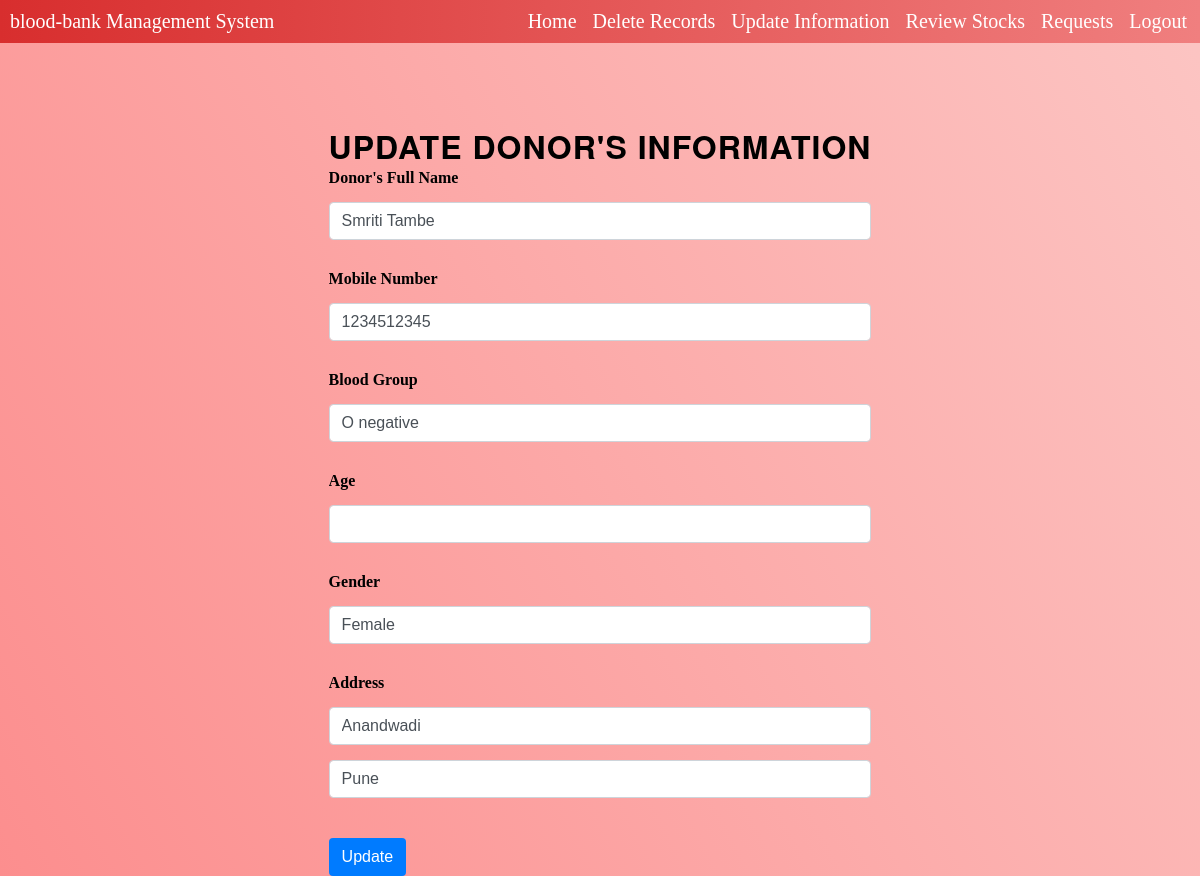
Screenshot of /updateuser.php?donor_id=3 with the database file from the repository.
### tables this page shows
CREATE TABLE `donors` (
  `donor_id` int(11) NOT NULL,
  `donor_name` varchar(50) NOT NULL,
  `mobile_no` varchar(25) NOT NULL,
  `bloodgroup` varchar(20) NOT NULL,
  `dob` date NOT NULL,
  `gender` varchar(11) NOT NULL,
  `city` varchar(25) NOT NULL,
  `address` varchar(100) NOT NULL,
  `admin_id` int(11) DEFAULT NULL,
  `member_id` int(15) DEFAULT NULL
);

### updateuser.php (the view, shortened to what this page needs)
<!DOCTYPE html>
<html lang="en">
<head>
    <link rel="stylesheet" href="css/style2.css">
</head>
<body>
    <?php include 'Navbar.php' ?>
    <?php
    $servername = "localhost";
    $username = "root";
    $password = "";
    $db = "blood-bank";
    $mysqli = new mysqli($servername, $username, $password, $db);
    $donor_id = $_GET["donor_id"];
    $sql = "SELECT * FROM donors WHERE donor_id='$donor_id'";
    $result = $mysqli->query($sql);
    if ($result->num_rows > 0) {
        while ($row = $result->fetch_assoc()) {
            $donor_name = $row["donor_name"];
            $mobile_no = $row["mobile_no"];
            $bloodgroup = $row["bloodgroup"];
            $age = $row["age"];
            $gender = $row["gender"];
            $address = $row["address"];
            $city = $row["city"];
        }
    } else {
        echo "0 results";
    }
    ?>
    <div class="container-fluid justify-content-center">
        <div class="row justify-content-center">
            <div class="col-lg-6" style="align-items: center;">
                <h1 class="intro-text text-center">Update Donor's Information</h1>
                <form action="updateuserm.php" method="post">
                    <div class="form-row">
                        <div class="form-group col-md-6">
                            <label for="donor_name">Donor's Full Name</label>
                        </div>
                        <div class="form-group col-md-6 ">
                            <input type="text" class="form-control" id="donor_name" value="<?php echo $donor_name; ?>" name="donor_name">
                        </div>
                    </div>
                    <div class="form-row">
                        <div class="form-group col-md-6">
                            <label for="mobile_no">Mobile Number</label>
                        </div>
                        <div class="form-group col-md-6 ">
                            <input type="text" class="form-control" id="mobile_no" name="mobile_no" value="<?php echo $mobile_no; ?>">
                        </div>
                    </div>
                    <div class="form-row">
                        <div class="form-group col-md-6">
                            <label for="bloodgroup">Blood Group</label>
                        </div>
                        <div class="form-group col-md-6">
                            <input id="bloodgroup" name="bloodgroup" class="form-control" value="<?php echo $bloodgroup; ?>">
                        </div>
                    </div>
                    <div class="form-row">
                        <div class="form-group col-md-6">
                            <label for="age">Age</label>
                        </div>
                        <div class="form-group col-md-6">
                            <input type="text" class="form-control" id="age" name="age" value="<?php echo $age; ?>">
                        </div>
                    </div>
                    <div class="form-row">
                        <div class="form-group col-md-6">
                            <label for="gender">Gender</label>
                        </div>
                        <div class="form-group col-md-6">
                            <input id="gender" name="gender" class="form-control" value="<?php echo $gender; ?>">
                        </div>
                    </div>
                    <div class="form-row">
                        <div class="form-group col-md-3">
                            <label for="address">Address</label>
                        </div>
                        <div class="form-group col-md-7">
                            <input type="text" class="form-control" id="address" name="address" value="<?php echo $address; ?>">
                        </div>
                        <div class="form-group col-md-2">
                            <input type="text" class="form-control" id="city" name="city" value="<?php echo $city; ?>">
                        </div>
                    </div>
                    <input type="submit" value="Update">
                </form>
            </div>
        </div>
    </div>
    <?php require_once "footer.php" ?>
</body>
</html>

### css/style2.css (style rules this page uses)
body { background-color: #fc8e8e; background-image: linear-gradient(62deg, #fc8e8e 0%, #fcc5c3 100%); }

### css/style.css (style rules this page uses)
h1, h2, h3, h4, h5, h6 { text-transform: uppercase; font-family: "Josefin Slab", "Helvetica Neue", Helvetica, Arial, sans-serif; font-weight: 700; letter-spacing: 1px; }

### updateuser.php (style rules this page uses)
.container-fluid { padding-top: 80px; }
.row.justify-content-center { display: flex; justify-content: center; }
.col-lg-6 { align-items: center; }
h1.intro-text { text-align: center; }
.form-row { margin-bottom: 15px; }
.form-group { margin-bottom: 15px; }
label { font-weight: bold; }
.form-control { display: block; width: 100%; padding: 0.375rem 0.75rem; font-size: 1rem; line-height: 1.5; color: #495057; background-color: #fff; background-clip: padding-box; border: 1px solid #ced4da; border-radius: 0.25rem; transition: border-color 0.15s ease-in-out, box-shadow 0.15s ease-in-out; }
input[type="submit"] { display: inline-block; padding: 0.375rem 0.75rem; margin-top: 10px; font-size: 1rem; font-weight: 400; line-height: 1.5; color: #fff; background-color: #007bff; background-image: none; border: 1px solid transparent; border-radius: 0.25rem; transition: color 0.15s ease-in-out, background-color 0.15s ease-in-out, border-color 0.15s ease-in-out, box-shadow 0.15s ease-in-out; }

### Navbar.php (style rules this page uses)
* { padding: 0; margin: 0; box-sizing: border-box; overflow-x: hidden; }

### rows the page displays
donors: donor_name "Smriti Tambe", mobile_no "1234512345", bloodgroup "O negative", gender "Female", address "Anandwadi", city "Pune"
